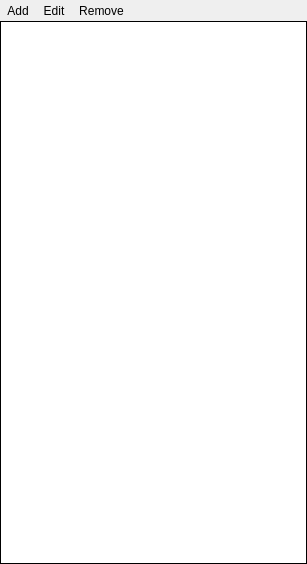
<?xml version="1.0" encoding="UTF-8"?>
<ui version="4.0">
 <class>SmartList</class>
 <widget class="QWidget" name="SmartList">
  <property name="geometry">
   <rect>
    <x>0</x>
    <y>0</y>
    <width>307</width>
    <height>564</height>
   </rect>
  </property>
  <property name="windowTitle">
   <string>Form</string>
  </property>
  <layout class="QVBoxLayout" name="verticalLayout">
   <property name="spacing">
    <number>0</number>
   </property>
   <property name="leftMargin">
    <number>0</number>
   </property>
   <property name="topMargin">
    <number>0</number>
   </property>
   <property name="rightMargin">
    <number>0</number>
   </property>
   <property name="bottomMargin">
    <number>0</number>
   </property>
   <item>
    <layout class="QHBoxLayout" name="horizontalLayout">
     <property name="spacing">
      <number>0</number>
     </property>
     <item>
      <widget class="QToolButton" name="addButton">
       <property name="toolTip">
        <string>Add</string>
       </property>
       <property name="text">
        <string>Add</string>
       </property>
       <property name="icon">
        <iconset resource="../CustomWidgets_images.qrc">
         <normaloff>:/CustomWidgets/Images/add.png</normaloff>:/CustomWidgets/Images/add.png</iconset>
       </property>
       <property name="iconSize">
        <size>
         <width>32</width>
         <height>32</height>
        </size>
       </property>
       <property name="autoRaise">
        <bool>true</bool>
       </property>
      </widget>
     </item>
     <item>
      <widget class="QToolButton" name="editButton">
       <property name="toolTip">
        <string>Edit</string>
       </property>
       <property name="text">
        <string>Edit</string>
       </property>
       <property name="icon">
        <iconset resource="../CustomWidgets_images.qrc">
         <normaloff>:/CustomWidgets/Images/edit.png</normaloff>:/CustomWidgets/Images/edit.png</iconset>
       </property>
       <property name="iconSize">
        <size>
         <width>32</width>
         <height>32</height>
        </size>
       </property>
       <property name="autoRaise">
        <bool>true</bool>
       </property>
      </widget>
     </item>
     <item>
      <widget class="QToolButton" name="removeButton">
       <property name="toolTip">
        <string>Remove</string>
       </property>
       <property name="text">
        <string>Remove</string>
       </property>
       <property name="icon">
        <iconset resource="../CustomWidgets_images.qrc">
         <normaloff>:/CustomWidgets/Images/remove.png</normaloff>:/CustomWidgets/Images/remove.png</iconset>
       </property>
       <property name="iconSize">
        <size>
         <width>32</width>
         <height>32</height>
        </size>
       </property>
       <property name="autoRaise">
        <bool>true</bool>
       </property>
      </widget>
     </item>
     <item>
      <spacer name="horizontalSpacer">
       <property name="orientation">
        <enum>Qt::Horizontal</enum>
       </property>
       <property name="sizeHint" stdset="0">
        <size>
         <width>286</width>
         <height>20</height>
        </size>
       </property>
      </spacer>
     </item>
    </layout>
   </item>
   <item>
    <widget class="QListWidget" name="listWidget">
     <property name="font">
      <font>
       <pointsize>10</pointsize>
      </font>
     </property>
     <property name="frameShape">
      <enum>QFrame::Box</enum>
     </property>
     <property name="frameShadow">
      <enum>QFrame::Plain</enum>
     </property>
     <property name="alternatingRowColors">
      <bool>true</bool>
     </property>
     <property name="selectionBehavior">
      <enum>QAbstractItemView::SelectRows</enum>
     </property>
    </widget>
   </item>
  </layout>
 </widget>
 <resources>
  <include location="../CustomWidgets_images.qrc"/>
 </resources>
 <connections/>
</ui>
